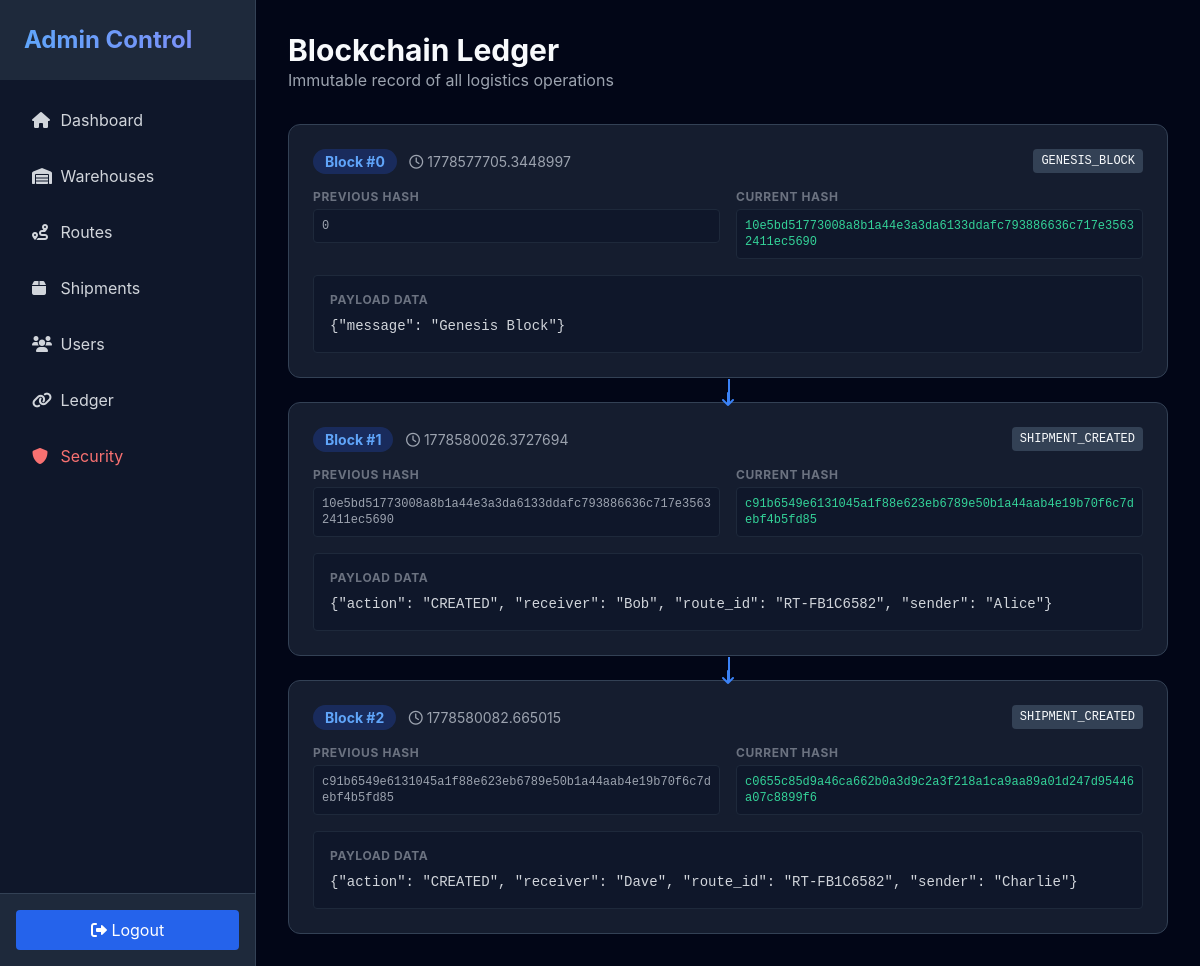
/admin/blockchain (signed in), run on an earlier commit of the app's database.
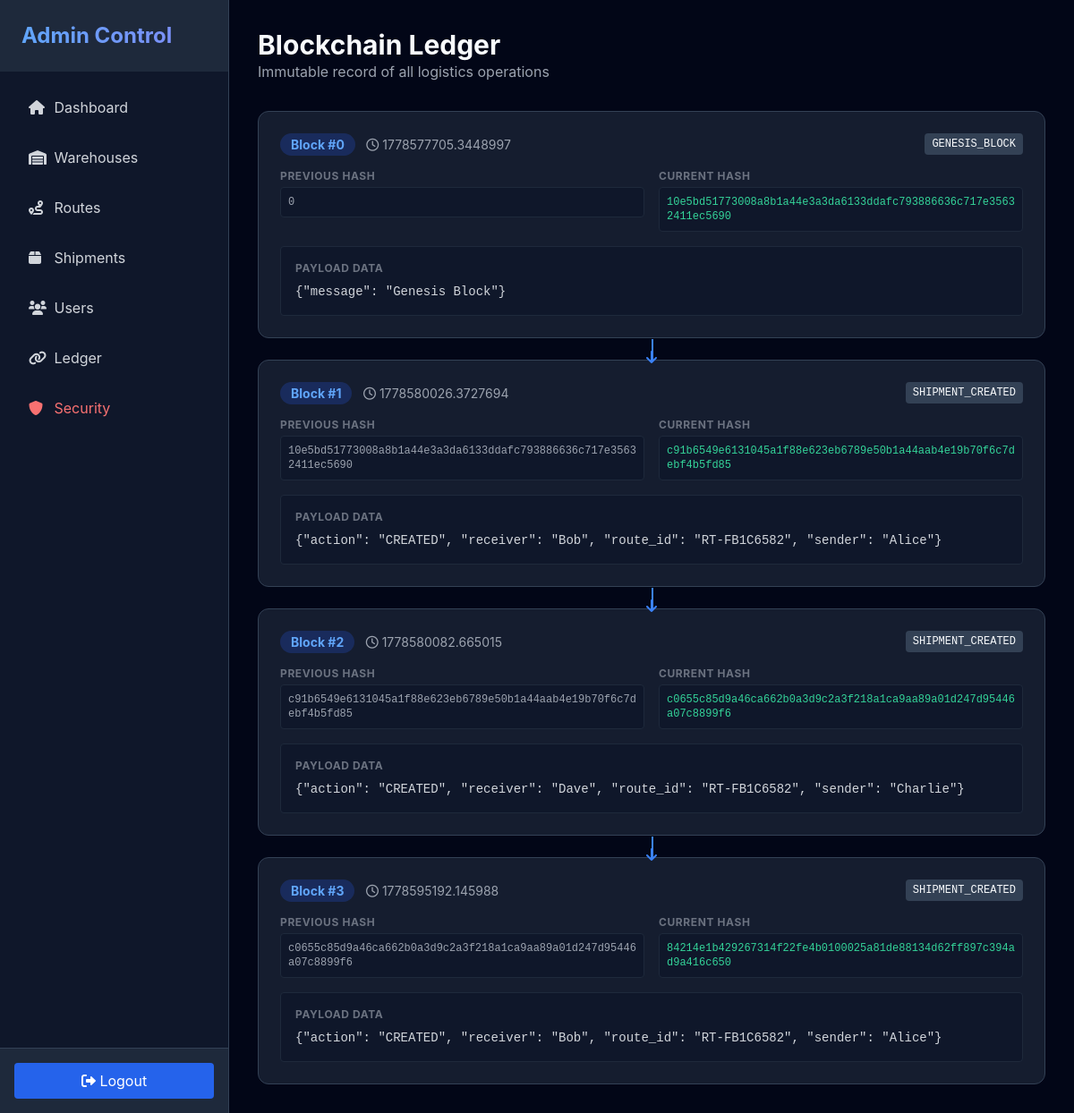
And on a later commit of the database.
### models.py (models this page shows)
class BlockModel(db.Model):
    __tablename__ = 'blockchain'
    id = db.Column(db.Integer, primary_key=True)
    block_index = db.Column(db.Integer, nullable=False)
    shipment_id = db.Column(db.String(50), nullable=True)
    block_type = db.Column(db.String(50), nullable=False)
    warehouse_id = db.Column(db.String(50), nullable=True)
    data = db.Column(db.Text, nullable=False)
    previous_hash = db.Column(db.String(64), nullable=False)
    current_hash = db.Column(db.String(64), nullable=False)
    route_hash = db.Column(db.String(64), nullable=True)
    verification_status = db.Column(db.String(50), nullable=True)
    digital_proof_hash = db.Column(db.String(64), nullable=True)
    timestamp = db.Column(db.Float, nullable=False)

### routes/admin.py (the view)
@admin_bp.route('/blockchain')
@login_required
@role_required('Admin')
def view_blockchain():
    from app import blockchain
    chain = blockchain.get_chain()
    return render_template('common/blockchain.html', chain=chain)

### blockchain.py (called while the page is built)
    def get_chain(self):
        return BlockModel.query.order_by(BlockModel.block_index).all()

### routes/auth.py (called while the page is built)
def role_required(role):
    def decorator(f):
        @wraps(f)
        def decorated_function(*args, **kwargs):
            if not current_user.is_authenticated or current_user.role.lower() != role.lower():
                flash('Access Denied. Unauthorized for your role.', 'error')
                return redirect(url_for('auth.login'))
            return f(*args, **kwargs)
        return decorated_function
    return decorator

### templates/common/blockchain.html (shortened to what this page needs)
{% extends 'base/admin_base.html' %}
{% block admin_content %}
<div class="mb-8">
    <h1 class="text-3xl font-bold">Blockchain Ledger</h1>
    <p class="text-gray-400">Immutable record of all logistics operations</p>
</div>
<div class="space-y-6">
    {% for block in chain %}
    <div class="glass p-6 rounded-xl border border-slate-700 relative">
        {% if not loop.first %}
        <div class="absolute -top-6 left-1/2 w-0.5 h-6 bg-blue-500"></div>
        <i class="fas fa-arrow-down absolute -top-3 left-1/2 transform -translate-x-1/2 text-blue-500"></i>
        {% endif %}
        <div class="flex justify-between items-start mb-4">
            <div>
                <span class="bg-blue-900/50 text-blue-400 px-3 py-1 rounded-full text-sm font-bold">Block #{{ block.block_index }}</span>
                <span class="ml-2 text-gray-400 text-sm"><i class="far fa-clock"></i> {{ block.timestamp }}</span>
            </div>
            <span class="bg-slate-700 px-2 py-1 rounded text-xs font-mono">{{ block.block_type }}</span>
        </div>
        <div class="grid grid-cols-1 md:grid-cols-2 gap-4 mb-4">
            <div>
                <p class="text-xs text-gray-500 font-bold uppercase tracking-wider mb-1">Previous Hash</p>
                <p class="text-xs font-mono text-gray-400 break-all bg-slate-900 p-2 rounded border border-slate-800">{{ block.previous_hash }}</p>
            </div>
            <div>
                <p class="text-xs text-gray-500 font-bold uppercase tracking-wider mb-1">Current Hash</p>
                <p class="text-xs font-mono text-emerald-400 break-all bg-slate-900 p-2 rounded border border-slate-800">{{ block.current_hash }}</p>
            </div>
        </div>
        <div class="bg-slate-900 p-4 rounded border border-slate-800">
            <p class="text-xs text-gray-500 font-bold uppercase tracking-wider mb-2">Payload Data</p>
            <pre class="text-sm text-gray-300 font-mono whitespace-pre-wrap">{{ block.data }}</pre>
        </div>
    </div>
    {% endfor %}
</div>
{% endblock %}

What changed in the data, as far as the page shows it:
added BlockModel: block_index "3", timestamp "1778595192.145988", block_type "SHIPMENT_CREATED", previous_hash "c0655c85d9a46ca662b0a3d9c2a3f218a1ca9aa89a01d247d95446a07c8899f6", current_hash "84214e1b429267314f22fe4b0100025a81de88134d62ff897c394ad9a416c650", data "{\"action\": \"CREATED\", \"receiver\": \"Bob\", \"route_id\": \"RT-FB1C6582\", \"sender\": \"Alice\"}"
